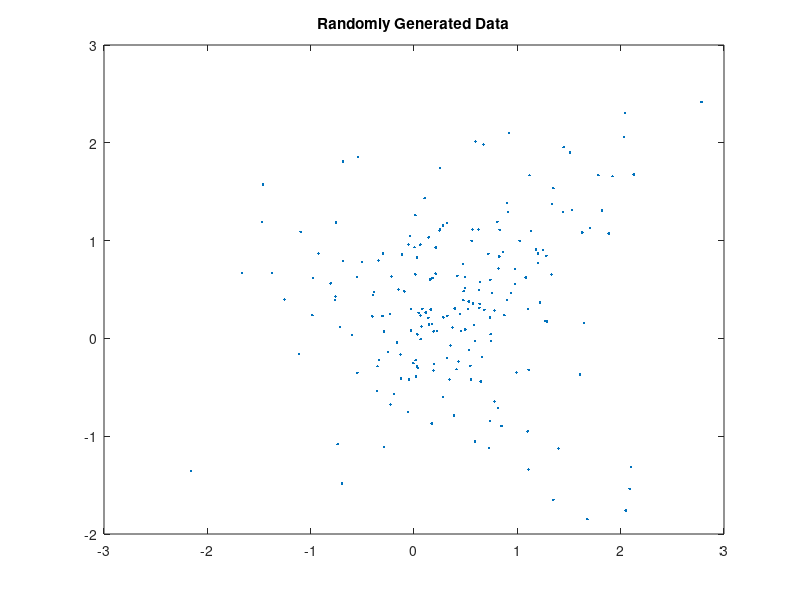
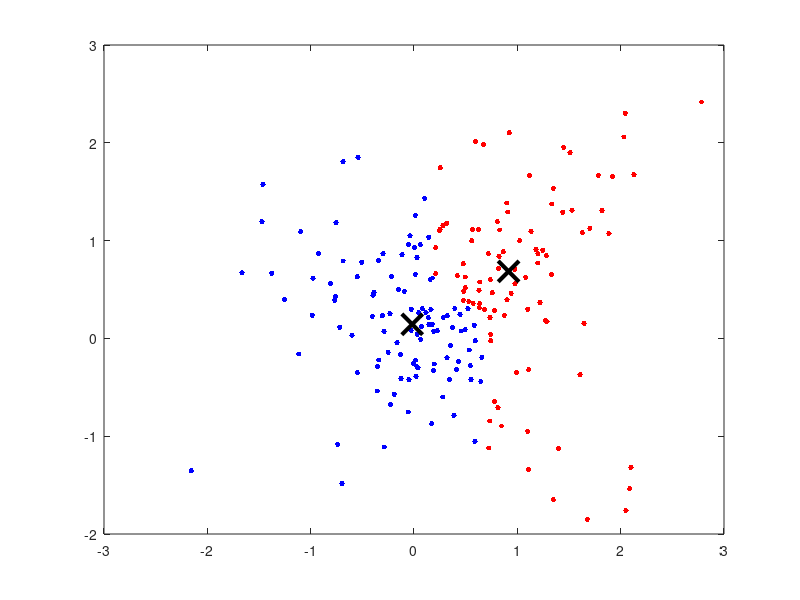

The MATLAB source for these figures, in order: (Note: this script raises an error after producing the figures.)
rng default; % For reproducibility
%  Y = [randn(100,2)*0.75+ones(100,2);
%      randn(100,2)*0.5-ones(100,2)];
% 
% for i=1:200
% X(i,1) = (Y(i,1)-min(Y(:,1)))/(max(Y(:,1))-min(Y(:,1)));
% X(i,2) = (Y(i,2)-min(Y(:,2)))/(max(Y(:,2))-min(Y(:,2)));
% end
% X(1,:)

mu = [0.1 0.2];
mu1 =[0.6 0.7]
sigma = [0.7 -0.5; -0.5 0.7];
sigma1 = [0.7 0.5; 0.5 0.7]

R = chol(sigma);
R1 = chol(sigma1);
X = [repmat(mu,100,1) + randn(100,2)*R;
    repmat(mu1,100,1) + randn(100,2)*R1]
    

figure;
plot(X(:,1),X(:,2),'.');
title 'Randomly Generated Data';

opts = statset('Display','final');
[idx,C] = kmeans(X,2,'Distance','cityblock',...
    'Replicates',5,'Options',opts);
[C(:,1),C(:,2)]
figure;
plot(X(idx==1,1),X(idx==1,2),'r.','MarkerSize',12)
hold on
plot(X(idx==2,1),X(idx==2,2),'b.','MarkerSize',12)
plot(C(:,1),C(:,2),'kx',...
     'MarkerSize',15,'LineWidth',3) 
legend('Cluster 1','Cluster 2','Centroids',...
       'Location','NW')
title 'Cluster Assignments and Centroids'
hold off